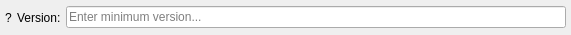
<?xml version="1.0" encoding="UTF-8"?>
<ui version="4.0">
 <class>Form</class>
 <widget class="QWidget" name="Form">
  <property name="geometry">
   <rect>
    <x>0</x>
    <y>0</y>
    <width>571</width>
    <height>35</height>
   </rect>
  </property>
  <property name="sizePolicy">
   <sizepolicy hsizetype="Preferred" vsizetype="Expanding">
    <horstretch>0</horstretch>
    <verstretch>0</verstretch>
   </sizepolicy>
  </property>
  <property name="maximumSize">
   <size>
    <width>16777215</width>
    <height>35</height>
   </size>
  </property>
  <property name="windowTitle">
   <string>Form</string>
  </property>
  <layout class="QHBoxLayout" name="horizontalLayout">
   <property name="spacing">
    <number>5</number>
   </property>
   <property name="leftMargin">
    <number>5</number>
   </property>
   <property name="topMargin">
    <number>5</number>
   </property>
   <property name="rightMargin">
    <number>5</number>
   </property>
   <property name="bottomMargin">
    <number>5</number>
   </property>
   <item>
    <widget class="QLabel" name="label_version">
     <property name="text">
      <string>?</string>
     </property>
     <property name="alignment">
      <set>Qt::AlignCenter</set>
     </property>
    </widget>
   </item>
   <item>
    <widget class="QLabel" name="label_2">
     <property name="text">
      <string>Version:</string>
     </property>
    </widget>
   </item>
   <item>
    <widget class="QLineEdit" name="edit_version">
     <property name="placeholderText">
      <string>Enter minimum version...</string>
     </property>
    </widget>
   </item>
  </layout>
 </widget>
 <resources/>
 <connections/>
</ui>
